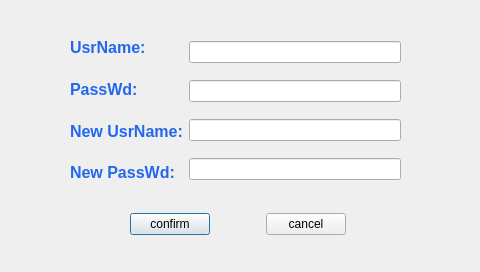
<?xml version="1.0" encoding="UTF-8"?>
<ui version="4.0">
 <class>setDlg</class>
 <widget class="QDialog" name="setDlg">
  <property name="geometry">
   <rect>
    <x>0</x>
    <y>0</y>
    <width>480</width>
    <height>272</height>
   </rect>
  </property>
  <property name="windowTitle">
   <string>Dialog</string>
  </property>
  <widget class="QWidget" name="">
   <property name="geometry">
    <rect>
     <x>70</x>
     <y>30</y>
     <width>331</width>
     <height>161</height>
    </rect>
   </property>
   <layout class="QHBoxLayout" name="horizontalLayout">
    <item>
     <layout class="QVBoxLayout" name="verticalLayout_2">
      <item>
       <widget class="QLabel" name="usrlabel">
        <property name="text">
         <string>&lt;html&gt;&lt;head/&gt;&lt;body&gt;&lt;p&gt;&lt;span style=&quot; font-size:12pt; font-weight:600; color:#2267ed;&quot;&gt;UsrName:&lt;/span&gt;&lt;/p&gt;&lt;/body&gt;&lt;/html&gt;</string>
        </property>
       </widget>
      </item>
      <item>
       <widget class="QLabel" name="passwdlabel">
        <property name="text">
         <string>&lt;html&gt;&lt;head/&gt;&lt;body&gt;&lt;p&gt;&lt;span style=&quot; font-size:12pt; font-weight:600; color:#2267ed;&quot;&gt;PassWd:&lt;/span&gt;&lt;/p&gt;&lt;/body&gt;&lt;/html&gt;</string>
        </property>
       </widget>
      </item>
      <item>
       <widget class="QLabel" name="newusrlabel">
        <property name="text">
         <string>&lt;html&gt;&lt;head/&gt;&lt;body&gt;&lt;p&gt;&lt;span style=&quot; font-size:12pt; font-weight:600; color:#2267ed;&quot;&gt;New UsrName:&lt;/span&gt;&lt;/p&gt;&lt;/body&gt;&lt;/html&gt;</string>
        </property>
       </widget>
      </item>
      <item>
       <widget class="QLabel" name="newpasswdlabel">
        <property name="text">
         <string>&lt;html&gt;&lt;head/&gt;&lt;body&gt;&lt;p&gt;&lt;span style=&quot; font-size:12pt; font-weight:600; color:#2267ed;&quot;&gt;New PassWd:&lt;/span&gt;&lt;/p&gt;&lt;/body&gt;&lt;/html&gt;</string>
        </property>
       </widget>
      </item>
     </layout>
    </item>
    <item>
     <layout class="QVBoxLayout" name="verticalLayout">
      <item>
       <widget class="QLineEdit" name="usrlineEdit"/>
      </item>
      <item>
       <widget class="QLineEdit" name="passwdlineEdit"/>
      </item>
      <item>
       <widget class="QLineEdit" name="newusrlineEdit"/>
      </item>
      <item>
       <widget class="QLineEdit" name="newpasswdlineEdit"/>
      </item>
     </layout>
    </item>
   </layout>
  </widget>
  <widget class="QWidget" name="">
   <property name="geometry">
    <rect>
     <x>80</x>
     <y>210</y>
     <width>316</width>
     <height>29</height>
    </rect>
   </property>
   <layout class="QHBoxLayout" name="horizontalLayout_2">
    <item>
     <spacer name="horizontalSpacer_2">
      <property name="orientation">
       <enum>Qt::Horizontal</enum>
      </property>
      <property name="sizeHint" stdset="0">
       <size>
        <width>40</width>
        <height>20</height>
       </size>
      </property>
     </spacer>
    </item>
    <item>
     <widget class="QPushButton" name="confirmButton">
      <property name="text">
       <string>confirm</string>
      </property>
     </widget>
    </item>
    <item>
     <spacer name="horizontalSpacer">
      <property name="orientation">
       <enum>Qt::Horizontal</enum>
      </property>
      <property name="sizeHint" stdset="0">
       <size>
        <width>40</width>
        <height>20</height>
       </size>
      </property>
     </spacer>
    </item>
    <item>
     <widget class="QPushButton" name="cancelButton">
      <property name="text">
       <string>cancel</string>
      </property>
     </widget>
    </item>
    <item>
     <spacer name="horizontalSpacer_3">
      <property name="orientation">
       <enum>Qt::Horizontal</enum>
      </property>
      <property name="sizeHint" stdset="0">
       <size>
        <width>40</width>
        <height>20</height>
       </size>
      </property>
     </spacer>
    </item>
   </layout>
  </widget>
 </widget>
 <resources/>
 <connections>
  <connection>
   <sender>cancelButton</sender>
   <signal>clicked()</signal>
   <receiver>setDlg</receiver>
   <slot>close()</slot>
   <hints>
    <hint type="sourcelabel">
     <x>307</x>
     <y>227</y>
    </hint>
    <hint type="destinationlabel">
     <x>305</x>
     <y>242</y>
    </hint>
   </hints>
  </connection>
 </connections>
</ui>
